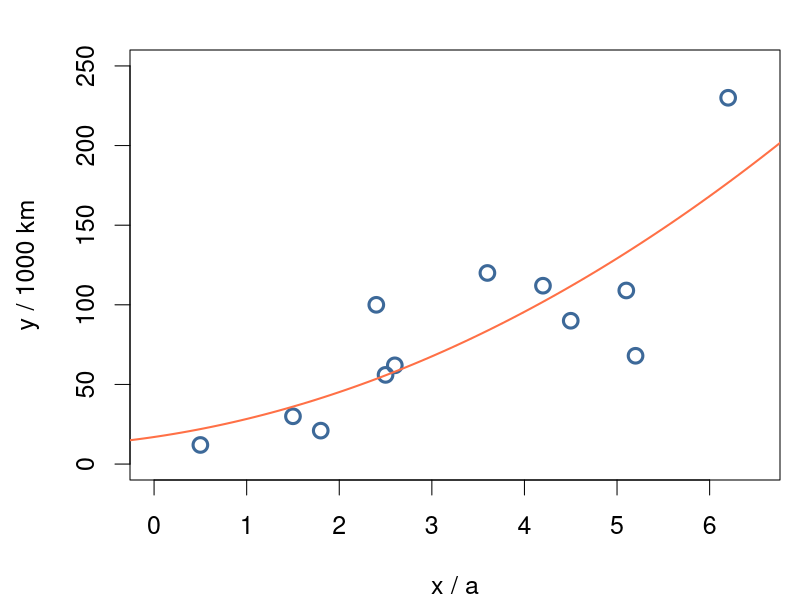

Write R code to recreate this figure.
x <- c(1.5, 5.2, 4.5, 0.5, 2.4, 2.6, 1.8, 4.2, 6.2, 3.6, 2.5, 5.1)
y <- c(30, 68, 90, 12, 100, 62, 21, 112, 230, 120, 56, 109)

par(mai=c(1.2,1.3,0.5,0.2), cex=1.5)
plot(x, y, type = "p", xlim=c(0,6.5), ylim=c(0,250), xlab="x / a", ylab="y / 1000 km",
     pch=21, cex=1.3, lwd=3, col="#3D6999")

# linear regression with linear model
linreg.1 <- lm(y ~ x)
#abline(linreg.1, col=c("#FF7046"), lwd=2)

# linear regression with square model
linreg.2 <- lm(y ~ x + I(x^2))
xseq = seq(-1, 7, length=100)
lines(xseq, predict(linreg.2, data.frame(x=xseq)), col=c("#FF7046"), lwd=2)
